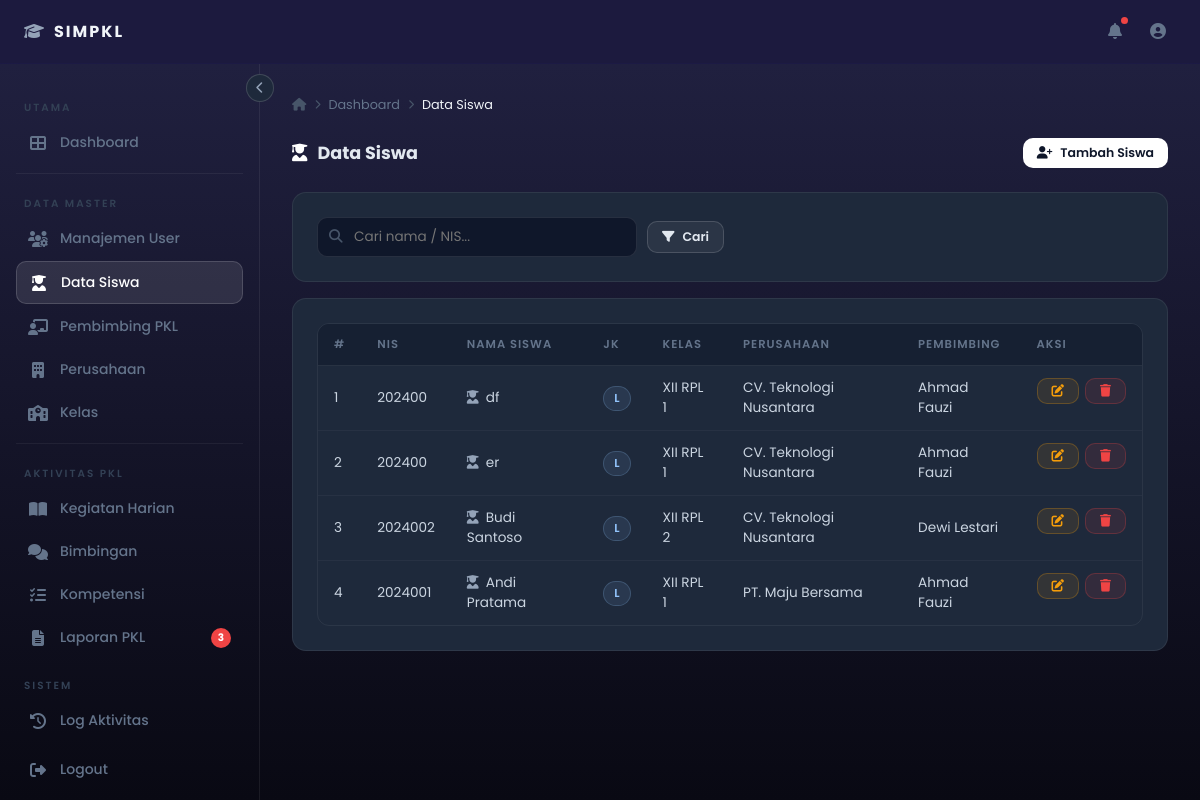
The page /admin-siswa.php (signed in) on the database as committed earlier.
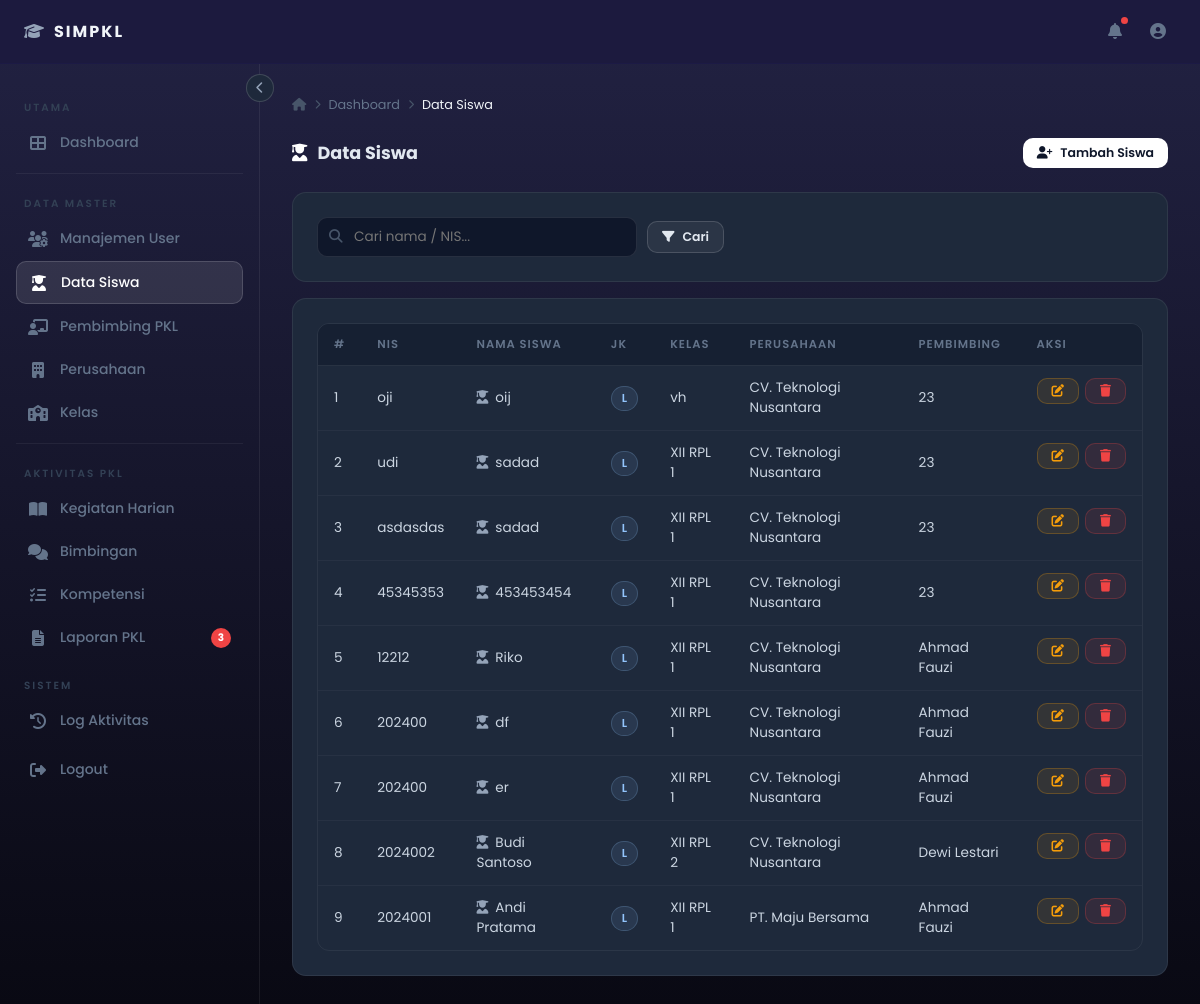
The same page on the database as committed later.
### tables this page shows
CREATE TABLE `siswa` (
  `id_siswa` int(15) NOT NULL,
  `Nis_siswa` varchar(15) NOT NULL,
  `Nama_siswa` varchar(40) NOT NULL,
  `Jenis_kelamin` varchar(10) NOT NULL,
  `Agama_siswa` varchar(10) NOT NULL,
  `TTL` varchar(50) NOT NULL,
  `NO_Kontak` varchar(15) NOT NULL,
  `Alamat_siswa` varchar(100) NOT NULL,
  `Goldar` varchar(4) NOT NULL,
  `id_kelas` int(20) NOT NULL,
  `id_perusahaan` int(25) NOT NULL,
  `id_pembimbing` int(20) NOT NULL,
  `id_walikelas` int(25) NOT NULL
);

CREATE TABLE `kelas` (
  `id_kelas` int(20) NOT NULL,
  `Kelas` varchar(30) NOT NULL,
  `Jurusan` varchar(50) NOT NULL,
  `id_walikelas` int(20) NOT NULL
);

CREATE TABLE `perusahaan` (
  `id_perusahaan` int(20) NOT NULL,
  `Nama_perusahaan` varchar(60) NOT NULL,
  `Alamat` varchar(100) NOT NULL,
  `telepon` varchar(20) DEFAULT NULL,
  `bidang` varchar(60) DEFAULT NULL,
  `kapasitas` int(5) DEFAULT 0
);

CREATE TABLE `pembimbing_pkl` (
  `id_pembimbing` int(11) NOT NULL,
  `nama` varchar(60) NOT NULL,
  `jabatan` varchar(50) NOT NULL,
  `jab_terakhir` varchar(50) NOT NULL,
  `ttl` date NOT NULL,
  `alamat` varchar(100) NOT NULL,
  `no_kontak` varchar(16) NOT NULL,
  `id_perusahaan` int(25) NOT NULL
);

### config.php (called while the page is built, shortened)
<?php
$conn = mysqli_connect(DB_HOST, DB_USER, DB_PASS, DB_NAME);
mysqli_set_charset($conn, 'utf8mb4');
function clean($data) {
    global $conn;
    return mysqli_real_escape_string($conn, trim(htmlspecialchars($data)));
}
?>

### admin-siswa.php (the view, shortened to what this page needs)
<?php
include 'config.php';
include '_header_admin.php';
$search = clean($_GET['s']??'');
$where  = $search ? "WHERE s.Nama_siswa LIKE '%$search%' OR s.Nis_siswa LIKE '%$search%'" : '';
$rows   = mysqli_query($conn, "SELECT s.*,k.Kelas,p.Nama_perusahaan,pb.nama nama_pmb
    FROM siswa s
    LEFT JOIN kelas k ON s.id_kelas=k.id_kelas
    LEFT JOIN perusahaan p ON s.id_perusahaan=p.id_perusahaan
    LEFT JOIN pembimbing_pkl pb ON s.id_pembimbing=pb.id_pembimbing
    $where ORDER BY s.id_siswa DESC");
?>
<div class="page-header">
  <h2><i class="fas fa-user-graduate"></i> Data Siswa</h2>
  <button class="btn btn-primary btn-sm" onclick="openModal('modalSiswa')">
    <i class="fas fa-user-plus"></i> Tambah Siswa
  </button>
</div>
<div class="card" style="margin-bottom:16px;">
  <form method="GET" style="display:flex;gap:10px;align-items:center;flex-wrap:wrap;">
    <div class="search-bar"><i class="fas fa-search"></i>
      <input type="text" name="s" placeholder="Cari nama / NIS..." value="<?php echo htmlspecialchars($search);?>"/>
    </div>
    <button type="submit" class="btn btn-secondary btn-sm"><i class="fas fa-filter"></i> Cari</button>
  </form>
</div>
<div class="card">
  <div class="table-wrapper">
    <table>
      <thead><tr><th>#</th><th>NIS</th><th>Nama Siswa</th><th>JK</th><th>Kelas</th><th>Perusahaan</th><th>Pembimbing</th><th>Aksi</th></tr></thead>
      <tbody>
      <?php $no=1; while($r=mysqli_fetch_assoc($rows)): ?>
      <tr>
        <td><?php echo $no++;?></td>
        <td><?php echo htmlspecialchars($r['Nis_siswa']);?></td>
        <td><i class="fas fa-user-graduate" style="color:#94a3b8;margin-right:7px;"></i><?php echo htmlspecialchars($r['Nama_siswa']);?></td>
        <td><?php echo $r['Jenis_kelamin']==='L'?'<span class="pill pill-blue">L</span>':'<span class="pill pill-purple">P</span>';?></td>
        <td><?php echo htmlspecialchars($r['Kelas']??'-');?></td>
        <td><?php echo htmlspecialchars($r['Nama_perusahaan']??'-');?></td>
        <td><?php echo htmlspecialchars($r['nama_pmb']??'-');?></td>
        <td style="display:flex;gap:6px;">
          <button class="btn btn-warning btn-sm" onclick="editSiswa(<?php
            echo htmlspecialchars(json_encode($r),ENT_QUOTES); ?>)">
            <i class="fas fa-edit"></i>
          </button>
          <a href="?hapus=<?php echo $r['id_siswa'];?>" class="btn btn-danger btn-sm"
             onclick="return confirm('Hapus siswa ini?')"><i class="fas fa-trash"></i></a>
        </td>
      </tr>
      <?php endwhile;?>
      </tbody>
    </table>
  </div>
</div>
<?php include '_footer_admin.php'; ?>

Rows that differ between the two databases and show on the page:
added siswa: Nis_siswa "oji", Nama_siswa "oij", Jenis_kelamin "L", id_kelas.Kelas "vh", id_perusahaan.Nama_perusahaan "CV. Teknologi Nusantara", id_pembimbing.nama "23"
added siswa: Nis_siswa "udi", Nama_siswa "sadad", Jenis_kelamin "L", id_kelas.Kelas "XII RPL 1", id_perusahaan.Nama_perusahaan "CV. Teknologi Nusantara", id_pembimbing.nama "23"
added siswa: Nis_siswa "asdasdas", Nama_siswa "sadad", Jenis_kelamin "L", id_kelas.Kelas "XII RPL 1", id_perusahaan.Nama_perusahaan "CV. Teknologi Nusantara", id_pembimbing.nama "23"
added siswa: Nis_siswa "45345353", Nama_siswa "453453454", Jenis_kelamin "L", id_kelas.Kelas "XII RPL 1", id_perusahaan.Nama_perusahaan "CV. Teknologi Nusantara", id_pembimbing.nama "23"
added siswa: Nis_siswa "12212", Nama_siswa "Riko", Jenis_kelamin "L", id_kelas.Kelas "XII RPL 1", id_perusahaan.Nama_perusahaan "CV. Teknologi Nusantara", id_pembimbing.nama "Ahmad Fauzi"
